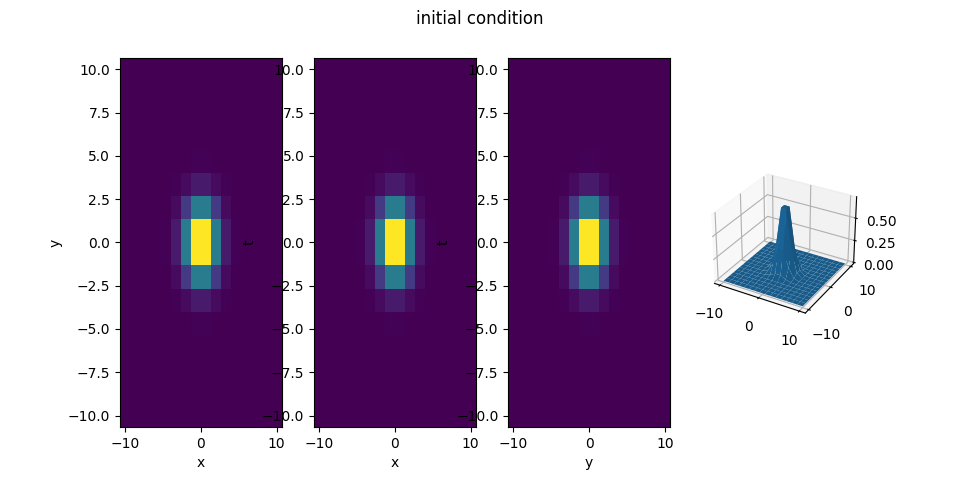
#> input picture qusoliton/tests/img/initialcondition.png, 960 x 480 px; its folder holds only this picture in this run
$ python -i SDENLS2D.py   (imports and definitions only)
#> lines starting #> are read from the running program, lines starting #| are printed output that depends on the picture
# This file is part of QuSoliton: Quantum Soliton toolbox.
#
# Copyright (c) 2022 and later, Claudio Conti.
#  All rights reserved.
#
#  Redistribution and use in source and binary forms, with or without
#  modification, are permitted provided that the following conditions are met:
#
#  1. Redistributions of source code must retain the above copyright notice,
#  this list of conditions and the following disclaimer.
#
#  2. Redistributions in binary form must reproduce the above copyright notice,
#  this list of conditions and the following disclaimer in the documentation
#  and/or other materials provided with the distribution.
#
#  3. Neither the name of the QuSoliton : Quantum Soliton toolbox nor the names of
#  its contributors may be used to endorse or promote products derived from this
#  software without specific prior written permission.
#
#  THIS SOFTWARE IS PROVIDED BY THE COPYRIGHT HOLDERS AND CONTRIBUTORS "AS IS" AND
#  ANY EXPRESS OR IMPLIED WARRANTIES, INCLUDING, BUT NOT LIMITED TO, THE IMPLIED
#  WARRANTIES OF MERCHANTABILITY AND FITNESS FOR A PARTICULAR PURPOSE ARE
#  DISCLAIMED. IN NO EVENT SHALL THE COPYRIGHT HOLDER OR CONTRIBUTORS BE LIABLE
#  FOR ANY DIRECT, INDIRECT, INCIDENTAL, SPECIAL, EXEMPLARY, OR CONSEQUENTIAL
#  DAMAGES (INCLUDING, BUT NOT LIMITED TO, PROCUREMENT OF SUBSTITUTE GOODS OR
#  SERVICES; LOSS OF USE, DATA, OR PROFITS; OR BUSINESS INTERRUPTION) HOWEVER
#  CAUSED AND ON ANY THEORY OF LIABILITY, WHETHER IN CONTRACT, STRICT LIABILITY,
#  OR TORT (INCLUDING NEGLIGENCE OR OTHERWISE) ARISING IN ANY WAY OUT OF THE USE
#  OF THIS SOFTWARE, EVEN IF ADVISED OF THE POSSIBILITY OF SUCH DAMAGE.
###################################################################################
# -*- coding: utf-8 -*-
""" Module for NLS stochastic

Module with routines for the integration of the
Stochastic NLS

-------------------------------
Deterministic version of the equation

1j psi_t + c_xx psi_xx + c_yy psi_yy + 2 chi |psi|^2 psi =0

psi_t = 1j c_xx psi_xx+ 1j c_yy psi_yy + 1j 2 chi |psi|^2 psi


-------------------------------
Stochastic version of the equation


psi_t = 1j c_xx psi_xx + 1j c_yy psi_yy + 1j 2 chi psi^2 phi + noise_psi phi xi

phi_t = -1j c_xx phi_xx-1j c_yy phi_yy - 1j 2 chi psi phi^2 + noise_phi phi nu

with xi and nu stochastic fields with unitary values

-------------------------------
Coefficient for the stochastic noise

noise_psi=(- 1i 2.0 chi /n0 )
noise_phi=(- 1i 2.0 chi /n0 )

with n0 the number of photons

References
----------


File history
------------

Created on Sun Dec 29 19:39:43 2019

@author: claudio
@version:9 march 2020
"""

# TODO: optimize 1j*cxx as 1jcxx

import time
import numpy as np
import numpy.fft as fft
import matplotlib.pyplot as plt

# datatypes
dtreal = np.double  # real datatype
dtcomplex = np.complex64  # complex datatype

# datatypes
dtreal = np.double  # real datatype
dtcomplex = np.complex64  # complex datatype

# global variables
nx = 2
ny = 2
cxx = 1.0
cyy = 1.0
chi = 1.0
twochi = 2.0
dz = 0.1
dzsquare = 0.01
npsi = 0.0
nphi = 0.0
halfnpsisquare = 0.0
halfnphisquare = 0.0
LAPL = np.zeros((ny, nx), dtype=dtreal)  # laplacian operator
# costant for random number generation
ONE_SIX = 0.166666666666666665
FIVE_SIX = 0.8333333333333334


# [108 lines left out: functions wavenumbers, peak, power, normalize, moments, not called in this run]


# %% costant for random number generation
ONE_SIX = 0.166666666666666665
FIVE_SIX = 0.8333333333333334


# %%
# [177 lines left out: functions coordinates, d_xx_yy, SDENLS_eq, HEUN_step, HEUN_rand, EULER_step and 1 more, not called in this run]


# %% main evolution routine with SDE
def evolve_SDE_NLS(input):
    """Evolve according to the NLS with an arbitrary algol.

    Parameters as input
    -------------------
    input is a dictionary encoding different parameters
    zmax = np.pi
    xmin = -30.0
    xmax = 30.0
    ymin = -30.0
    ymax = 30.0
    nx = 256
    ny = 256
    nplot = 10
    nz = 10000
    cxx = 1.0
    cyy = 1.0
    chi = 0.0
    n0 = 10000
    plot_level=1
    evolver = name of function for the evolving step

    plot_level = 2 plot intermediate fields

    Returns
    -------
    A dictionary out with various output

    """
    # TODO: detail the output and input in comments

    # TODO: introdurre un dict di default per i parametri
    # in input and also for the out

    start_time = time.time()
    global LAPL, dz, dzsquare, npsi, nphi, halfnpsisquare, halfnphisquare, nx, ny, chi, twochi, cxx, cyy

    # Extract parameter out of the dictionary
    zmax = input["zmax"]
    nx = input["nx"]
    ny = input["ny"]
    nz = input["nz"]
    nplot = input["nplot"]
    cxx = input["cxx"]
    cyy = input["cyy"]
    chi = input["chi"]
    n0 = input["n0"]
    plot_level = input["plot_level"]
    verbose_level = input["verbose_level"]
    make_step = input["step"]

    # additional variables
    twochi = 2.0 * chi

    # coordinates
    x, y, dx, dy = coordinates(input)
    X, Y = np.meshgrid(x, y)

    # initial condition
    psi0 = input["psi0"]
    phi0 = input["phi0"]

    #  wavenumbers
    kx, ky, minus_kx_square, minus_ky_square = wavenumbers(x, y)
    MKX2, MKY2 = np.meshgrid(minus_kx_square, minus_ky_square)

    # laplacian
    LAPL = cxx * MKX2 + cyy * MKY2

    # longitudinal step (CHECK HERE)
    dz = (zmax / nz) / nplot
    dzsquare = dz**2  # used by Milstein algol

    # Set the scale for the noise depending on the chosen step algo
    if make_step == HEUN_step:
        # scale for HEUN algol noise
        noise_scale = np.sqrt(3.0 * dz / (dx * dy))
        if verbose_level > 1:
            print("HEUN algol chosen")
    elif make_step == EULER_step:
        # scale for EULER algol noise
        noise_scale = np.sqrt(dz / (dx * dy))
        if verbose_level > 1:
            print("EULER algol chosen")
    elif make_step == MILSTEIN_step:
        # scale for MILSTEIN algol noise
        noise_scale = np.sqrt(dz / (dx * dy))
        if verbose_level > 1:
            print("MILSTEIN algol chosen")
    else:
        print("ERROR no make step function specified")
        return

    if verbose_level > 1:
        print("Close ongoing windows to continue executions")

    # noise coefficients
    if input["noise"]:
        chinoise = input["chi"]
        if "chinoise" in input:  # check if a chinoise is defined
            chinoise = input["chinoise"]
        npsi = np.sqrt(1j * 2.0 * chinoise / n0) * noise_scale
        nphi = np.sqrt(-1j * 2.0 * chinoise / n0) * noise_scale
        halfnpsisquare = 0.5 * (npsi**2)  # used by Milstein algols
        halfnphisquare = 0.5 * (nphi**2)  # used by Milstein algols
    else:
        npsi = 0.0
        nphi = 0.0
        halfnpsisquare = 0.0
        halfnphisquare = 0.0

    # vector of longitudinal points
    z = 0.0
    zplot = np.zeros((nplot + 1,), dtype=np.double)
    zplot[0] = z

    #  store 2D matrices
    psi3D = np.zeros((ny, nx, nplot + 1), dtype=np.complex64)
    psi3D[:, :, 0] = psi0
    phi3D = np.zeros((ny, nx, nplot + 1), dtype=np.complex64)
    phi3D[:, :, 0] = phi0

    # store observable quantities
    peaks = np.zeros(zplot.shape, dtype=np.double)
    powers = np.zeros(zplot.shape, dtype=np.double)
    mean_xs = np.zeros(zplot.shape, dtype=np.double)
    mean_ys = np.zeros(zplot.shape, dtype=np.double)
    mean_square_xs = np.zeros(zplot.shape, dtype=np.double)
    mean_square_ys = np.zeros(zplot.shape, dtype=np.double)
    mean_square_rs = np.zeros(zplot.shape, dtype=np.double)

    # initial values for the observables
    peaks[0] = peak(psi0, phi0)
    (
        powers[0],
        mean_xs[0],
        mean_ys[0],
        mean_square_xs[0],
        mean_square_ys[0],
        mean_square_rs[0],
    ) = moments(X, Y, psi0, phi0)

    # open figure
    if plot_level > 1:
        plt.figure(1)
    # main loop
    psi = psi0
    phi = phi0
    for iplot in range(nplot):
        for iz in range(nz):
            psi, phi = make_step(psi, phi)
            z = z + dz
        # temporary current field solution and initial one
        if verbose_level > 1:
            print(
                "Current plot %d of %d, power = %5.2f "
                % (iplot + 1, nplot, powers[iplot])
            )
        if plot_level > 1:
            plt.figure(1)
            # plt.plot(x, np.abs(psi0), 'k+')
            plt.pcolor(Y, X, np.abs(psi))
            plt.title(repr(iplot) + " z=" + repr(z))
            plt.xlabel("y")
            plt.ylabel("x")
            plt.show()
        # store
        psi3D[:, :, iplot + 1] = psi
        phi3D[:, :, iplot + 1] = phi
        zplot[iplot + 1] = z
        (
            powers[iplot + 1],
            mean_xs[iplot + 1],
            mean_ys[iplot + 1],
            mean_square_xs[iplot + 1],
            mean_square_ys[iplot + 1],
            mean_square_rs[iplot + 1],
        ) = moments(X, Y, psi, phi)
        peaks[iplot + 1] = peak(psi, phi)

    # timing
    end_time = time.time()
    total_time = end_time - start_time

    # store output (improve the output for 3D or similar)
    out = dict()
    out["input"] = input
    out["zplot"] = zplot
    out["powers"] = powers
    out["psi3D"] = psi3D
    out["phi3D"] = phi3D
    out["peaks"] = peaks
    out["mean_xs"] = mean_xs
    out["mean_ys"] = mean_ys
    out["mean_square_xs"] = mean_square_xs
    out["mean_square_ys"] = mean_square_ys
    out["mean_square_rs"] = mean_square_rs
    out["time_seconds"] = total_time

    if verbose_level > 0:
        print("Run time (seconds) %6.2f " % (total_time))

    # Return
    return out

>>> import cv2
>>> picture = cv2.imread('../tests/img/initialcondition.png', cv2.IMREAD_GRAYSCALE)
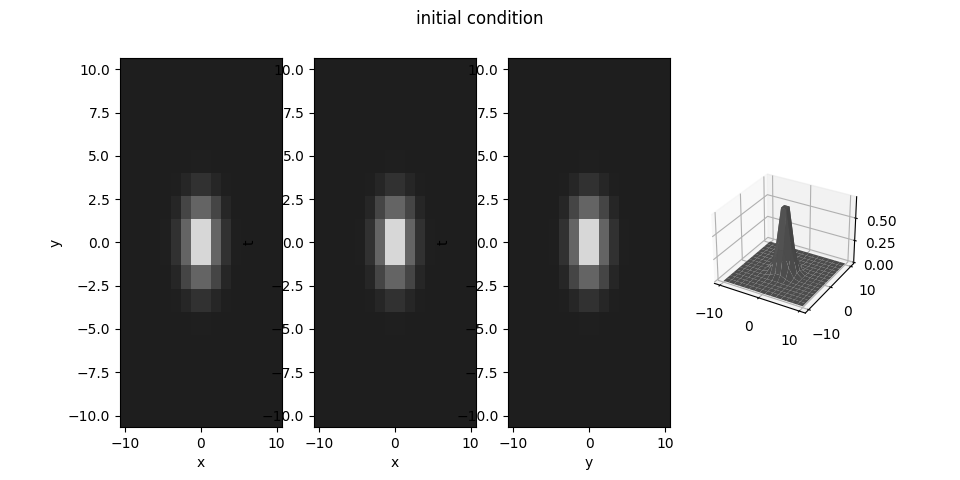
#> picture: shape (480, 960); min 0, max 255, mean 164.7
#> (the run stopped early here; a loop or call above may not have finished)
